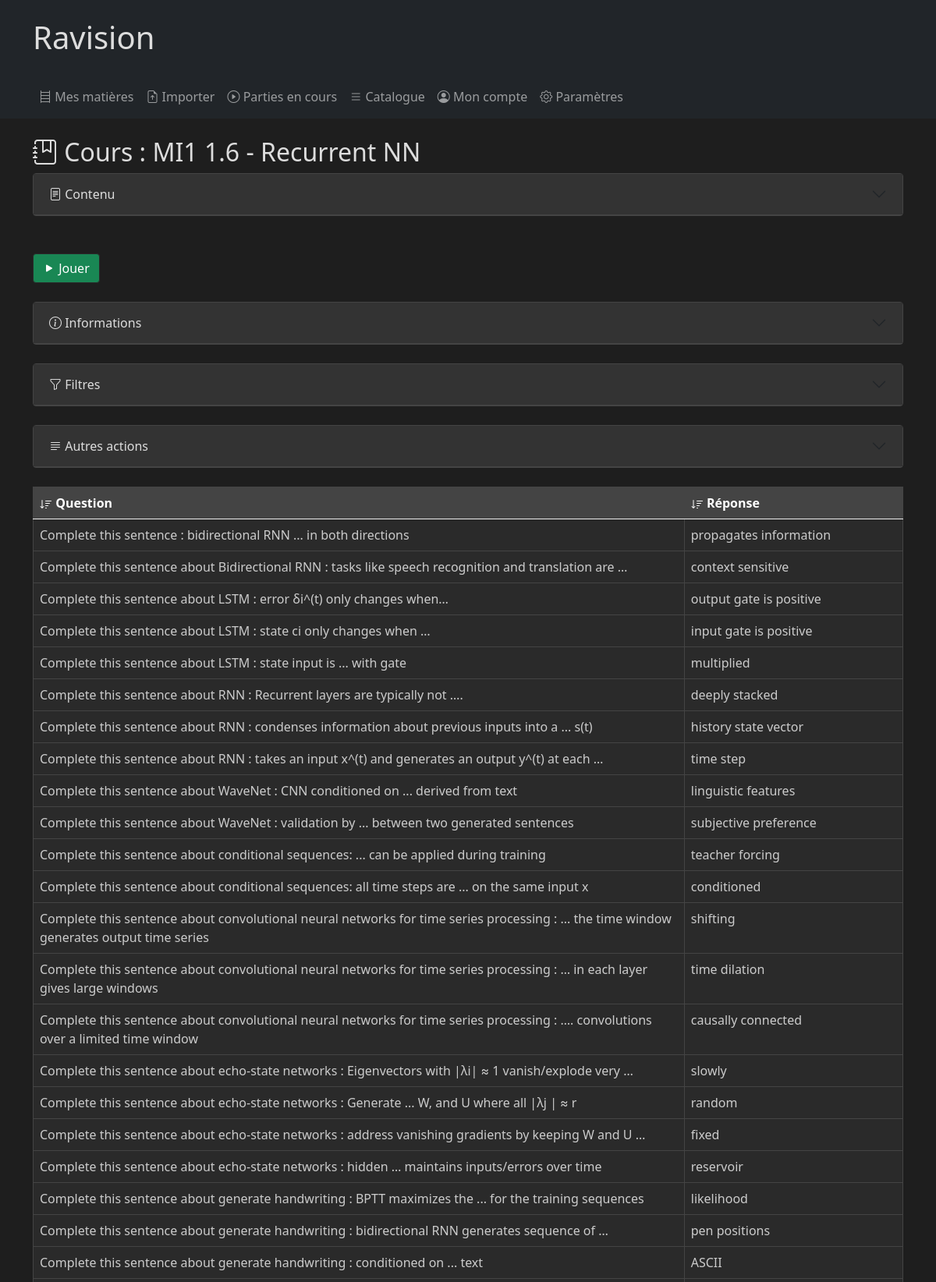
/quizz/lecture/81/ (signed in, upper part), run on the app's committed database.
### quizz/models.py (models this page shows, shortened)
class Lecture(models.Model):
    name = models.CharField(max_length=255, default="")
    subject = models.ForeignKey(Subject, on_delete=models.CASCADE, default=1)
    user = models.ForeignKey(User, on_delete=models.CASCADE, null=True)
    creation_date = models.DateField(null=True, default=None, blank=True)
    last_change_date = models.DateField(null=True, default=None, blank=True)
    content = models.CharField(max_length=4095, default="")
    def __str__(self):
        return self.name

class Question(models.Model):
    answer = models.CharField(max_length=255, default="")
    question = models.CharField(max_length=511, default="")
    lecture = models.ForeignKey(Lecture, on_delete=models.CASCADE, default=1)
    user = models.ForeignKey(User, on_delete=models.CASCADE, null=True)
    creation_date = models.DateField(null=True, default=None, blank=True)
    last_change_date = models.DateField(null=True, default=None, blank=True)
    def as_dict(self):
        return {
            'question': self.question,
            'answer': self.answer,
        }

### quizz/views.py (the view, shortened to what this page needs)
# urls.py: path('lecture/<int:id>/', views.lecture, name='lecture'),
def lecture(request,id):
    user = request.user
    filterForm = QuestionFilterForm(request.GET)
    lecture = get_object_or_404(Lecture, pk=id)
    if user.is_anonymous:
        return redirect('login')
    subject = lecture.subject
    if subject.private and user != subject.user:
        return forbidden_request()
    questions = Question.objects.filter(lecture_id=id)
    updateForm = LectureUpdateForm(instance=lecture)
    addForm = QuestionUpdateForm()
    tests = Test.objects.filter(question__in=questions)
    if filterForm.is_valid():
        questions = filterForm.filter_queryset(questions)
    info={_('User'):user,
          _('Subject'):lecture.subject,
          _('Lecture'):lecture,
          _('Amount of questions'):questions.count(),
          _('Creation date'):lecture.creation_date,
          _('Last update'):lecture.last_change_date}
    info, chart = get_info_chart(request,info,tests)
    questions = paginate_questions(request,questions)
    fields = {'question':'Question','answer':'Réponse'}
    action = 'lecture'
    context = prepare_render_context(action, filterForm, questions, request, fields, object=lecture, childurl='question', deleteurl='delete_lecture', updateForm=updateForm, addForm=addForm, sort_by='question', parenturl='subject', parent=lecture.subject, chart=chart, info=info)
    context.update({'generate':True})
    return update_page(request,chart,action,context)

### quizz/forms.py (called while the page is built)
    def as_url(self):
        non_empty_data = {key: value for key, value in self.cleaned_data.items() if value}
        return urlencode(non_empty_data)

    def filter_queryset(self, queryset, **kwargs):
        filters = {}
        for field in self.fields:
            if self.cleaned_data.get(field):
                filters[f"{field}__icontains"] = self.cleaned_data.get(field)
        return queryset.filter(**filters, **kwargs)

### quizz/models.py (called while the page is built)
    def __str__(self):
        return self.name

### quizz/utils.py (called while the page is built)
def getChildrenPerPage(request):
    return request.GET.get('children_per_page', DEFAULT_PER_PAGE)

def ajax_check(request):
    return request.headers.get('X-Requested-With') == 'XMLHttpRequest'

def paginate_questions(request,children):
    return paginate_queryset(children.order_by(f"{'-' if request.GET.get('order', 'asc') == 'desc' else ''}{request.GET.get('sort_by', 'question')}"), request, getChildrenPerPage(request))

def update_page(request,chart,action,context):
    if ajax_check(request):
        return update_chart(request,chart)
    return render(request, f'quizz/{action}.html', context)

def paginate_queryset(queryset, request, per_page=10):
    paginator = Paginator(queryset, per_page)
    page_number = request.GET.get('page')
    try:
        return paginator.page(page_number)
    except PageNotAnInteger:
        return paginator.page(1)
    except EmptyPage:
        return paginator.page(paginator.num_pages)

def all_test_count(tests,user_tests):
    return {_('Amount of attempts'):tests.count(),
            _('Amount of successful attempts'):tests.filter(correct=True).count(),
            _('My amount of attempts'):user_tests.count(),
            _('My amount of successful attempts'):user_tests.filter(correct=True).count()}

def get_info_chart(request,info,tests):
    user = request.user
    user_tests = tests.filter(user=user)
    chart = get_custom_scores(user_tests, request)
    info.update(all_test_count(tests,user_tests))
    return info, chart

### quizz/templates/quizz/lecture.html (shortened to what this page needs)
{% extends 'quizz/base.html' %}
{% load i18n %}
{% block content %}
<h2><i class="bi bi-journal-bookmark"></i> {%trans "Lecture"%} : {{object.name}}</h2>
<div class="accordion" id="filterAccordion4">
    <div class="accordion-item">
        <h2 class="accordion-header" id="filterHeading4">
            <button class="accordion-button collapsed" type="button" data-bs-toggle="collapse" data-bs-target="#filterCollapse4" aria-expanded="true" aria-controls="filterCollapse4">
                <i class="bi bi-file-text"></i>&nbsp;{%trans "Content"%}
            </button>
        </h2>
    </div>
</div>
<br />
{% include 'quizz/object.html' %}
{% endblock %}

### quizz/templates/quizz/object.html (shortened to what this page needs)
{% block content %}
{% load i18n %}
{% if urls.game %}
    <br />
    <form method="post" action="{% if quizz%}{% url urls.game object.id%}{%elif object %}{% url urls.game urls.action object.id%}{% else %}{% url urls.game urls.action 0 %}{% endif %}">
        <button type="submit" class="btn btn-success" name="action" value="play"><i class="bi bi-play-fill"></i> {%trans "Play"%}</button>
    </form>
{% endif %}
<br />
{% if info %}
{% include 'quizz/object_content/info.html'%}
{% endif %}
{% if forms.filter %}
<br />
<div class="accordion" id="filterAccordion2">
    <div class="accordion-item">
        <h2 class="accordion-header" id="filterHeading2">
            <button class="accordion-button collapsed" type="button" data-bs-toggle="collapse" data-bs-target="#filterCollapse2" aria-expanded="true" aria-controls="filterCollapse2">
                <i class="bi bi-funnel"></i>&nbsp;{%trans "Filters"%}
            </button>
        </h2>
    </div>
</div>
{% endif %}
<br />
<div class="accordion" id="filterAccordion3">
    <div class="accordion-item">
        <h2 class="accordion-header" id="filterHeading3">
            <button class="accordion-button collapsed" type="button" data-bs-toggle="collapse" data-bs-target="#filterCollapse3" aria-expanded="true" aria-controls="filterCollapse3">
                <i class="bi bi-justify-left"></i>&nbsp;{%trans "Other actions"%}
            </button>
        </h2>
    </div>
</div>
<br />
<table class="table">
    <thead>
        <tr>
            {% for field, label in fields.items %}
            <th>
                <a style="text-decoration:none" href="?sort_by={{ field }}&order={% if sort_by == field %}{% if order == 'desc' %}asc{% else %}desc{% endif %}{% else %}asc{% endif %}&children_per_page={{children_per_page}}">
                    <svg xmlns="http://www.w3.org/2000/svg" width="16" height="16" fill="currentColor" class="bi bi-sort-down{% if sort_by == field %} {% if order == 'desc' %}rotate180{% endif %}{% endif %}" viewBox="0 0 16 16">
                        <path d="M3.5 2.5a.5.5 0 0 0-1 0v8.793l-1.146-1.147a.5.5 0 0 0-.708.708l2 1.999.007.007a.497.497 0 0 0 .7-.006l2-2a.5.5 0 0 0-.707-.708L3.5 11.293zm3.5 1a.5.5 0 0 1 .5-.5h7a.5.5 0 0 1 0 1h-7a.5.5 0 0 1-.5-.5M7.5 6a.5.5 0 0 0 0 1h5a.5.5 0 0 0 0-1zm0 3a.5.5 0 0 0 0 1h3a.5.5 0 0 0 0-1zm0 3a.5.5 0 0 0 0 1h1a.5.5 0 0 0 0-1z"/>
                    </svg>
                 {{ label }}</a>
            </th>
            {% endfor %}
        </tr>
    </thead>
    <tbody>
        {% for object in children %}
        <tr class="object-row" data-url="{% url urls.child id=object.id%}">
            {% for key, value in object.as_dict.items %}
            <td>{{ value|default:"<span style='color: darkred;font-weight: bold;'>?</span>" }}</td>
            {% endfor %}
        </tr>
        {% endfor %}
    </tbody>
</table>
{% if children %}
<br />
<br />
{% endif %}
{% endblock %}

### quizz/static/quizz/style.css (style rules this page uses)
body.dark-mode { background-color: #1e1e1e; color: #ccc; }
body.dark-mode a { color: #ffffff; }
body.dark-mode .btn { border: 1px solid #2a2a2a; }
body.dark-mode table th, body.dark-mode table td { border: 1px solid #444; }
body.dark-mode table { background-color: #2a2a2a; color: #ccc; }
body.dark-mode table th { background-color: #444; color: #eee; }
body.dark-mode h1, body.dark-mode h2, body.dark-mode h3, body.dark-mode h4, body.dark-mode h5, body.dark-mode h6 { color: #ddd; }
body.dark-mode .accordion-item { background-color: #2a2a2a; border: 1px solid #444; }
body.dark-mode .accordion-header { background-color: #333; border-bottom: 1px solid #444; }
body.dark-mode .accordion-button { background-color: #333; color: #ddd; border: none; }

### data on the page
Lecture: name "MI1 1.6 - Recurrent NN"
Question: as_dict "Complete this sentence : bidirectional RNN ... in both directions" "propagates information"
Question: as_dict "Complete this sentence about Bidirectional RNN : tasks like speech recognition and translation are …" "context sensitive"
Question: as_dict "Complete this sentence about LSTM : error δi^(t) only changes when…" "output gate is positive"
Question: as_dict "Complete this sentence about LSTM : state ci only changes when …" "input gate is positive"
Question: as_dict "Complete this sentence about LSTM : state input is ... with gate" "multiplied"
Question: as_dict "Complete this sentence about RNN : Recurrent layers are typically not …." "deeply stacked"
Question: as_dict "Complete this sentence about RNN : condenses information about previous inputs into a ... s(t)" "history state vector"
Question: as_dict "Complete this sentence about RNN : takes an input x^(t) and generates an output y^(t) at each …" "time step"
Question: as_dict "Complete this sentence about WaveNet : CNN conditioned on ... derived from text" "linguistic features"
Question: as_dict "Complete this sentence about WaveNet : validation by ... between two generated sentences" "subjective preference"
Question: as_dict "Complete this sentence about conditional sequences: ... can be applied during training" "teacher forcing"
Question: as_dict "Complete this sentence about conditional sequences: all time steps are ... on the same input x" "conditioned"
Question: as_dict "Complete this sentence about convolutional neural networks for time series processing : ... the time window generates output time series" "shifting"
Question: as_dict "Complete this sentence about convolutional neural networks for time series processing : … in each layer gives large windows" "time dilation"
Question: as_dict "Complete this sentence about convolutional neural networks for time series processing : …. convolutions over a limited time window" "causally connected"
Question: as_dict "Complete this sentence about echo-state networks : Eigenvectors with |λi| ≈ 1 vanish/explode very …" "slowly"
Question: as_dict "Complete this sentence about echo-state networks : Generate ... W, and U where all |λj | ≈ r" "random"
Question: as_dict "Complete this sentence about echo-state networks : address vanishing gradients by keeping W and U …" "fixed"
Question: as_dict "Complete this sentence about echo-state networks : hidden … maintains inputs/errors over time" "reservoir"
Question: as_dict "Complete this sentence about generate handwriting : BPTT maximizes the ... for the training sequences" "likelihood"
Question: as_dict "Complete this sentence about generate handwriting : bidirectional RNN generates sequence of …" "pen positions"
Question: as_dict "Complete this sentence about generate handwriting : conditioned on ... text" "ASCII"

### other printed values
{{ label }} "Question" "Réponse"
